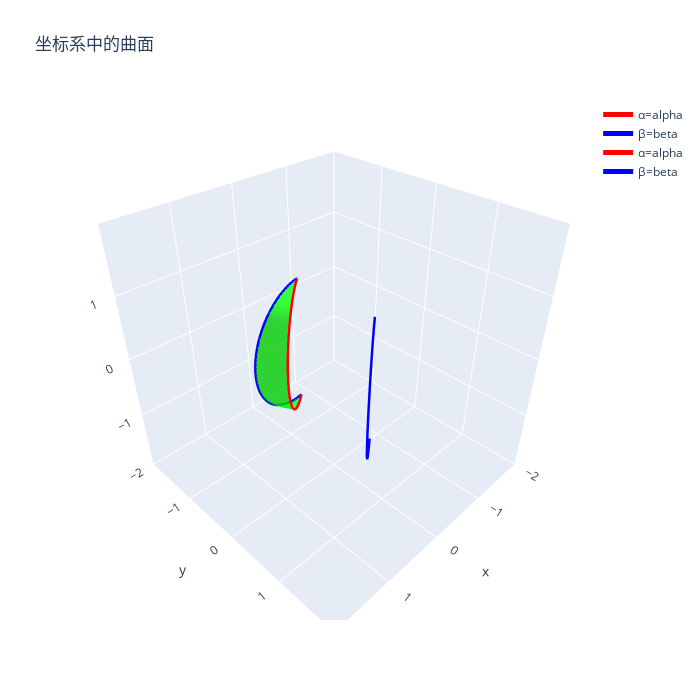

The cell this chart's notebook holds for it:
### Code cell
import plotly.graph_objects as go
import numpy as np

def spherical_surface(center, alpha, beta=0, R=1):
    # 参数设置
    theta = np.linspace(0, np.pi, 50)  # 极角 θ ∈ [0, π]（上下半球）
    phi = np.linspace(alpha, beta, 50)  # 方位角 φ ∈ [α, β]
    # 生成网格
    theta_grid, phi_grid = np.meshgrid(theta, phi)
    # 转换为直角坐标系
    x = R * np.sin(theta_grid) * np.cos(phi_grid) + center[0]
    y = R * np.sin(theta_grid) * np.sin(phi_grid) + center[1]
    z = R * np.cos(theta_grid) + center[2]
    
    # 生成边界线的坐标
    x_bound0 = R * np.sin(theta) * np.cos(alpha) + center[0]  # 边界
    y_bound0 = R * np.sin(theta) * np.sin(alpha) + center[1]
    z_bound0 = R * np.cos(theta) + center[2]
    x_bound1 = R * np.sin(theta) * np.cos(beta) + center[0]  # 边界
    y_bound1 = R * np.sin(theta) * np.sin(beta) + center[1]
    z_bound1 = R * np.cos(theta) + center[2]
    
    return {
        'surface': go.Surface(x=x, y=y, z=z, colorscale=[[0,"lime"], [1,"lime"]], opacity=0.8, showscale=False),
        'bounds': [
            go.Scatter3d(x=x_bound0, y=y_bound0, z=z_bound0, mode="lines", line=dict(color="red", width=5), name="α=alpha"),
            go.Scatter3d(x=x_bound1, y=y_bound1, z=z_bound1, mode="lines", line=dict(color="blue", width=5), name="β=beta")
        ]
    }

# 创建图形
fig = go.Figure()

# 添加第一个球面
surface1 = spherical_surface(
    (0, np.sqrt(2)/2, 0),
    alpha=-np.arccos((3+8*np.sqrt(2))/6),
    beta=np.arccos((4*np.sqrt(2)-1)/6),
    R=1
)
fig.add_trace(surface1['surface'])
for bound in surface1['bounds']:
    fig.add_trace(bound)

# 添加第二个球面
surface2 = spherical_surface(
    (0, -np.sqrt(2)/2, 0),
    alpha=np.arccos((4 * np.sqrt(2) - 1) / 6),
    beta=np.arccos(np.sqrt(3 + 8 * np.sqrt(2)) * (4 * np.sqrt(2) - 1) / 18),
    R=1,
)
fig.add_trace(surface2['surface'])
for bound in surface2['bounds']:
    fig.add_trace(bound)

# 设置布局
R = 1
fig.update_layout(
    title="坐标系中的曲面",
    scene=dict(
        xaxis=dict(range=[-R * 2, R * 2], nticks=5),
        yaxis=dict(range=[-R * 2, R * 2], nticks=5),
        zaxis=dict(range=[-R * 2, R * 2], nticks=5),
        aspectmode="manual",
        aspectratio=dict(x=1, y=1, z=1),
    ),
    width=700,
    height=700,
)

fig.show()

### Figure 1 — Plotly figure (JSON) as saved in the notebook; plotly's stock layout.template omitted (floating-point values rounded to 4 significant figures; data arrays with more than 128 entries replaced by an {"elided": "..."} marker saying what was removed)
{"data": [{"colorscale": [[0, "lime"], [1, "lime"]], "opacity": 0.8, "showscale": false, "type": "surface", "x": {"elided": "50x50 float values"}, "y": {"elided": "50x50 float values"}, "z": {"elided": "50x50 float values"}}, {"line": {"color": "red", "width": 5}, "mode": "lines", "name": "α=alpha", "type": "scatter3d", "x": [NaN, NaN, NaN, NaN, NaN, NaN, NaN, NaN, NaN, NaN, NaN, NaN, NaN, NaN, NaN, NaN, NaN, NaN, NaN, NaN, NaN, NaN, NaN, NaN, NaN, NaN, NaN, NaN, NaN, NaN, NaN, NaN, NaN, NaN, NaN, NaN, NaN, NaN, NaN, NaN, NaN, NaN, NaN, NaN, NaN, NaN, NaN, NaN, NaN, NaN], "y": [NaN, NaN, NaN, NaN, NaN, NaN, NaN, NaN, NaN, NaN, NaN, NaN, NaN, NaN, NaN, NaN, NaN, NaN, NaN, NaN, NaN, NaN, NaN, NaN, NaN, NaN, NaN, NaN, NaN, NaN, NaN, NaN, NaN, NaN, NaN, NaN, NaN, NaN, NaN, NaN, NaN, NaN, NaN, NaN, NaN, NaN, NaN, NaN, NaN, NaN], "z": [1.0, 0.9979, 0.9918, 0.9816, 0.9673, 0.9491, 0.9269, 0.901, 0.8713, 0.8381, 0.8014, 0.7614, 0.7183, 0.6723, 0.6235, 0.5721, 0.5184, 0.4625, 0.4048, 0.3454, 0.2845, 0.2225, 0.1596, 0.09602, 0.03205, -0.03205, -0.09602, -0.1596, -0.2225, -0.2845, -0.3454, -0.4048, -0.4625, -0.5184, -0.5721, -0.6235, -0.6723, -0.7183, -0.7614, -0.8014, -0.8381, -0.8713, -0.901, -0.9269, -0.9491, -0.9673, -0.9816, -0.9918, -0.9979, -1.0]}, {"line": {"color": "blue", "width": 5}, "mode": "lines", "name": "β=beta", "type": "scatter3d", "x": [0.0, 0.04973, 0.09925, 0.1484, 0.1969, 0.2446, 0.2913, 0.3368, 0.3809, 0.4234, 0.4642, 0.5031, 0.5399, 0.5746, 0.6068, 0.6366, 0.6637, 0.6881, 0.7097, 0.7284, 0.7441, 0.7567, 0.7662, 0.7726, 0.7757, 0.7757, 0.7726, 0.7662, 0.7567, 0.7441, 0.7284, 0.7097, 0.6881, 0.6637, 0.6366, 0.6068, 0.5746, 0.5399, 0.5031, 0.4642, 0.4234, 0.3809, 0.3368, 0.2913, 0.2446, 0.1969, 0.1484, 0.09925, 0.04973, 9.505e-17], "y": [0.7071, 0.7475, 0.7877, 0.8276, 0.8671, 0.9058, 0.9437, 0.9807, 1.017, 1.051, 1.084, 1.116, 1.146, 1.174, 1.2, 1.224, 1.246, 1.266, 1.284, 1.299, 1.312, 1.322, 1.33, 1.335, 1.337, 1.337, 1.335, 1.33, 1.322, 1.312, 1.299, 1.284, 1.266, 1.246, 1.224, 1.2, 1.174, 1.146, 1.116, 1.084, 1.051, 1.017, 0.9807, 0.9437, 0.9058, 0.8671, 0.8276, 0.7877, 0.7475, 0.7071], "z": [1.0, 0.9979, 0.9918, 0.9816, 0.9673, 0.9491, 0.9269, 0.901, 0.8713, 0.8381, 0.8014, 0.7614, 0.7183, 0.6723, 0.6235, 0.5721, 0.5184, 0.4625, 0.4048, 0.3454, 0.2845, 0.2225, 0.1596, 0.09602, 0.03205, -0.03205, -0.09602, -0.1596, -0.2225, -0.2845, -0.3454, -0.4048, -0.4625, -0.5184, -0.5721, -0.6235, -0.6723, -0.7183, -0.7614, -0.8014, -0.8381, -0.8713, -0.901, -0.9269, -0.9491, -0.9673, -0.9816, -0.9918, -0.9979, -1.0]}, {"colorscale": [[0, "lime"], [1, "lime"]], "opacity": 0.8, "showscale": false, "type": "surface", "x": {"elided": "50x50 float values"}, "y": {"elided": "50x50 float values"}, "z": {"elided": "50x50 float values"}}, {"line": {"color": "red", "width": 5}, "mode": "lines", "name": "α=alpha", "type": "scatter3d", "x": [0.0, 0.04973, 0.09925, 0.1484, 0.1969, 0.2446, 0.2913, 0.3368, 0.3809, 0.4234, 0.4642, 0.5031, 0.5399, 0.5746, 0.6068, 0.6366, 0.6637, 0.6881, 0.7097, 0.7284, 0.7441, 0.7567, 0.7662, 0.7726, 0.7757, 0.7757, 0.7726, 0.7662, 0.7567, 0.7441, 0.7284, 0.7097, 0.6881, 0.6637, 0.6366, 0.6068, 0.5746, 0.5399, 0.5031, 0.4642, 0.4234, 0.3809, 0.3368, 0.2913, 0.2446, 0.1969, 0.1484, 0.09925, 0.04973, 9.505e-17], "y": [-0.7071, -0.6667, -0.6265, -0.5866, -0.5472, -0.5084, -0.4705, -0.4335, -0.3977, -0.3631, -0.33, -0.2984, -0.2684, -0.2403, -0.2141, -0.1899, -0.1679, -0.1481, -0.1305, -0.1153, -0.1026, -0.09236, -0.08463, -0.07946, -0.07687, -0.07687, -0.07946, -0.08463, -0.09236, -0.1026, -0.1153, -0.1305, -0.1481, -0.1679, -0.1899, -0.2141, -0.2403, -0.2684, -0.2984, -0.33, -0.3631, -0.3977, -0.4335, -0.4705, -0.5084, -0.5472, -0.5866, -0.6265, -0.6667, -0.7071], "z": [1.0, 0.9979, 0.9918, 0.9816, 0.9673, 0.9491, 0.9269, 0.901, 0.8713, 0.8381, 0.8014, 0.7614, 0.7183, 0.6723, 0.6235, 0.5721, 0.5184, 0.4625, 0.4048, 0.3454, 0.2845, 0.2225, 0.1596, 0.09602, 0.03205, -0.03205, -0.09602, -0.1596, -0.2225, -0.2845, -0.3454, -0.4048, -0.4625, -0.5184, -0.5721, -0.6235, -0.6723, -0.7183, -0.7614, -0.8014, -0.8381, -0.8713, -0.901, -0.9269, -0.9491, -0.9673, -0.9816, -0.9918, -0.9979, -1.0]}, {"line": {"color": "blue", "width": 5}, "mode": "lines", "name": "β=beta", "type": "scatter3d", "x": [0.0, 0.06271, 0.1252, 0.1871, 0.2483, 0.3084, 0.3673, 0.4247, 0.4803, 0.534, 0.5854, 0.6345, 0.6809, 0.7246, 0.7653, 0.8028, 0.837, 0.8678, 0.895, 0.9186, 0.9383, 0.9543, 0.9663, 0.9743, 0.9783, 0.9783, 0.9743, 0.9663, 0.9543, 0.9383, 0.9186, 0.895, 0.8678, 0.837, 0.8028, 0.7653, 0.7246, 0.6809, 0.6345, 0.5854, 0.534, 0.4803, 0.4247, 0.3673, 0.3084, 0.2483, 0.1871, 0.1252, 0.06271, 1.199e-16], "y": [-0.7071, -0.694, -0.6809, -0.668, -0.6552, -0.6426, -0.6303, -0.6183, -0.6066, -0.5954, -0.5846, -0.5744, -0.5646, -0.5555, -0.547, -0.5391, -0.532, -0.5255, -0.5198, -0.5149, -0.5108, -0.5074, -0.5049, -0.5033, -0.5024, -0.5024, -0.5033, -0.5049, -0.5074, -0.5108, -0.5149, -0.5198, -0.5255, -0.532, -0.5391, -0.547, -0.5555, -0.5646, -0.5744, -0.5846, -0.5954, -0.6066, -0.6183, -0.6303, -0.6426, -0.6552, -0.668, -0.6809, -0.694, -0.7071], "z": [1.0, 0.9979, 0.9918, 0.9816, 0.9673, 0.9491, 0.9269, 0.901, 0.8713, 0.8381, 0.8014, 0.7614, 0.7183, 0.6723, 0.6235, 0.5721, 0.5184, 0.4625, 0.4048, 0.3454, 0.2845, 0.2225, 0.1596, 0.09602, 0.03205, -0.03205, -0.09602, -0.1596, -0.2225, -0.2845, -0.3454, -0.4048, -0.4625, -0.5184, -0.5721, -0.6235, -0.6723, -0.7183, -0.7614, -0.8014, -0.8381, -0.8713, -0.901, -0.9269, -0.9491, -0.9673, -0.9816, -0.9918, -0.9979, -1.0]}], "layout": {"height": 700, "scene": {"aspectmode": "manual", "aspectratio": {"x": 1, "y": 1, "z": 1}, "xaxis": {"nticks": 5, "range": [-2, 2]}, "yaxis": {"nticks": 5, "range": [-2, 2]}, "zaxis": {"nticks": 5, "range": [-2, 2]}}, "title": {"text": "坐标系中的曲面"}, "width": 700}}
